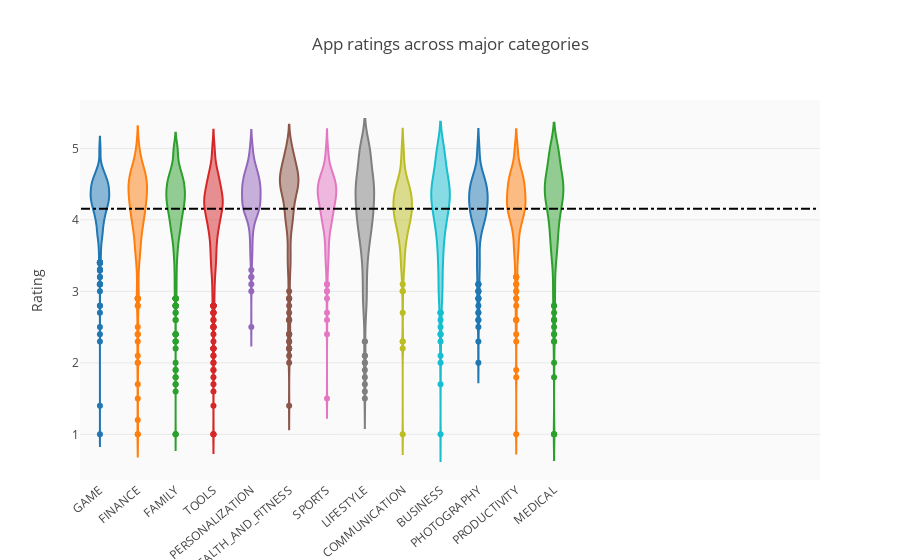

The cell this chart's notebook holds for it:
### Code cell
groups = df.groupby('Category').filter(lambda x: len(x) >= 170).reset_index()
#print(type(groups.item.['BUSINESS']))
print('Average rating = ', np.nanmean(list(groups.Rating)))
#print(len(groups.loc[df.Category == 'DATING']))
c = ['hsl('+str(h)+',50%'+',50%)' for h in np.linspace(0, 720, len(set(groups.Category)))]


#df_sorted = df.groupby('Category').agg({'Rating':'median'}).reset_index().sort_values(by='Rating', ascending=False)
#print(df_sorted)

layout = {'title' : 'App ratings across major categories',
        'xaxis': {'tickangle':-40},
        'yaxis': {'title': 'Rating'},
          'plot_bgcolor': 'rgb(250,250,250)',
          'shapes': [{
              'type' :'line',
              'x0': -.5,
              'y0': np.nanmean(list(groups.Rating)),
              'x1': 19,
              'y1': np.nanmean(list(groups.Rating)),
              'line': { 'dash': 'dashdot'}
          }]
          }

data = [{
    'y': df.loc[df.Category==category]['Rating'], 
    'type':'violin',
    'name' : category,
    'showlegend':False,
    #'marker': {'color': 'Set2'},
    } for i,category in enumerate(list(set(groups.Category)))]



plotly.offline.iplot({'data': data, 'layout': layout})

### Figure 1 — Plotly figure (JSON) as saved in the notebook; plotly's stock layout.template omitted (floating-point values rounded to 4 significant figures; data arrays with more than 128 entries replaced by an {"elided": "..."} marker saying what was removed)
{"data": [{"name": "GAME", "showlegend": false, "type": "violin", "uid": "e29b377f-8f21-4921-86af-781b22a9b58a", "y": {"elided": "826 float values"}}, {"name": "FINANCE", "showlegend": false, "type": "violin", "uid": "b7b3176d-4d8f-473f-a07c-dc6249eaee9a", "y": {"elided": "254 float values"}}, {"name": "FAMILY", "showlegend": false, "type": "violin", "uid": "ef7f4a49-0c85-4ef3-99cd-3431fd71c9ac", "y": {"elided": "1500 float values"}}, {"name": "TOOLS", "showlegend": false, "type": "violin", "uid": "fe991361-893f-4bb3-8ba6-b47e8599b653", "y": {"elided": "618 float values"}}, {"name": "PERSONALIZATION", "showlegend": false, "type": "violin", "uid": "232fe154-9af8-4934-b464-ef5951b1c5e1", "y": {"elided": "268 float values"}}, {"name": "HEALTH_AND_FITNESS", "showlegend": false, "type": "violin", "uid": "7096c8ef-03d7-470f-946d-be929f17f8b8", "y": {"elided": "189 float values"}}, {"name": "SPORTS", "showlegend": false, "type": "violin", "uid": "e0a3c5f4-6d69-4667-8397-e43040a42542", "y": {"elided": "219 float values"}}, {"name": "LIFESTYLE", "showlegend": false, "type": "violin", "uid": "3e6ee9b1-9512-478a-ae30-6c6059e967cb", "y": {"elided": "265 float values"}}, {"name": "COMMUNICATION", "showlegend": false, "type": "violin", "uid": "5688d995-1757-42bb-91e4-5c55bee89964", "y": {"elided": "184 float values"}}, {"name": "BUSINESS", "showlegend": false, "type": "violin", "uid": "48c95da4-7545-4617-b504-d8d39741278e", "y": {"elided": "222 float values"}}, {"name": "PHOTOGRAPHY", "showlegend": false, "type": "violin", "uid": "747ecb56-34a5-4686-81a6-916ec0080027", "y": {"elided": "203 float values"}}, {"name": "PRODUCTIVITY", "showlegend": false, "type": "violin", "uid": "5c827aea-b29b-4935-b3e0-9d0b5f1b0b8a", "y": {"elided": "222 float values"}}, {"name": "MEDICAL", "showlegend": false, "type": "violin", "uid": "88e00093-e85c-4586-85b8-8263e8eace80", "y": {"elided": "266 float values"}}], "layout": {"plot_bgcolor": "rgb(250,250,250)", "shapes": [{"line": {"dash": "dashdot"}, "type": "line", "x0": -0.5, "x1": 19, "y0": 4.156, "y1": 4.156}], "title": {"text": "App ratings across major categories"}, "xaxis": {"tickangle": -40}, "yaxis": {"title": {"text": "Rating"}}}}
